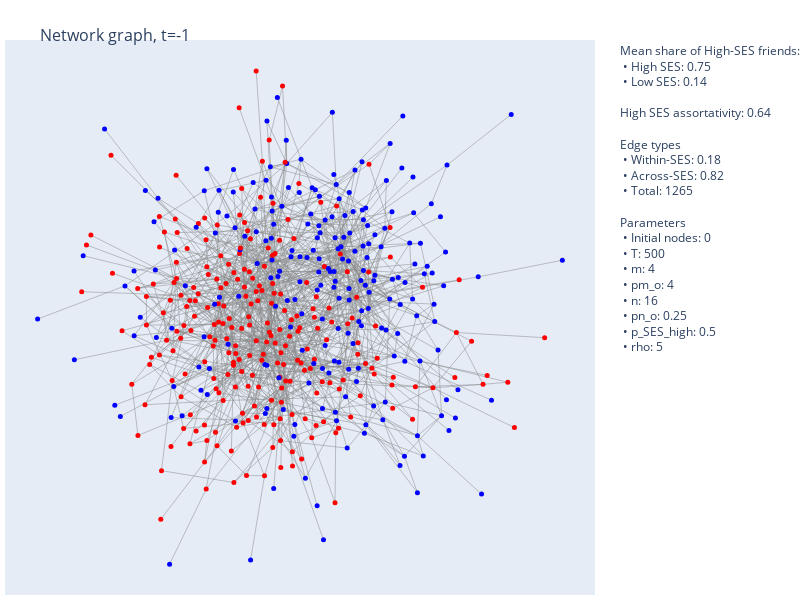

Here is the notebook cell this chart was saved with:
### Markdown cell above
### Plotly drawing

### Code cell
class plotly_sim_drawing(object):
    '''HELPER FUNCTIONS'''
    '''MODIFY THESE TO TAKE A SPECIFIC TIME INSTEAD'''
    # gets a tuple of arrays of edge positions
    def go_get_edge_positions(self, graph, graph_layout):

        edge_x = []
        edge_y = []

        for edge in graph.edges():
            x0, y0 = graph_layout[edge[0]]
            x1, y1 = graph_layout[edge[1]]
            edge_x.append(x0)
            edge_x.append(x1)
            edge_x.append(None)
            edge_y.append(y0)
            edge_y.append(y1)
            edge_y.append(None)


        return (edge_x, edge_y)

    # gets a edge trace based on a wanted layout and graph
    #to add color list later: https://stackoverflow.com/questions/62601052/option-to-add-edge-colouring-in-networkx-trace-using-plotly

    def go_get_edge_trace(self, graph, graph_layout):#, edge_color_list):
        edge_x, edge_y = self.go_get_edge_positions(graph, graph_layout)

        edge_trace = go.Scatter(
            x=edge_x, y=edge_y,
            hoverinfo=None,
            mode='lines',

            line=dict(
                width=0.5, 
                color='#888')
        )

        return edge_trace


    # returns a tuple with an array for each of x pos and y pos
    def go_get_node_positions(self, graph, graph_layout):

        node_x_list = []
        node_y_list = []

        for node in graph.nodes():
            node_x, node_y = graph_layout[node]
            node_x_list.append(node_x)
            node_y_list.append(node_y)


        return (node_x_list, node_y_list)

    # gets a node trace based on a wanted layout and graph
    def go_get_node_trace(self, graph, graph_layout, node_color_list, node_text):
        node_x, node_y = self.go_get_node_positions(graph, graph_layout)

        node_trace = go.Scatter(
            x=node_x, y=node_y,
            hoverinfo='text',
            mode='markers',
            text=node_text,
            #IDEA: add text for number of friends in each group

            marker=dict(
                size=5,
                color=node_color_list),
        )

        return node_trace


    def get_legend_text(self, simulation, graph):
        # share of H friends
        H_shares = simulation.helper_functions().average_neighbour_type_per_SES(graph)
        text_H_shares = f"Mean share of High-SES friends:<br> • High SES: {round(H_shares[0], 2)}<br> • Low SES: {round(H_shares[1], 2)}<br>"

        # attribute assortativity
        attr_assortativity = nx.assortativity.attribute_assortativity_coefficient(graph, 'SES_High')
        text_attr_assortativity = f"High SES assortativity: {round(attr_assortativity, 2)}"

        # edge types
        edge_type_counts = simulation.helper_functions().SES_edge_classifier_all(graph, return_counts = True)[2]
        within_count, cross_count = int(edge_type_counts[0][1]), int(edge_type_counts[1][1])
        total_count = within_count + cross_count
        text_edge_type_counts = f"<br>Edge types<br> • Within-SES: {round(within_count / total_count, 2)}<br> • Across-SES: {round(cross_count / total_count, 2)}<br> • Total: {total_count}"

        # parameters?
        text_parameters = f"<br>Parameters<br> • Initial nodes: {simulation.initial_n}<br> • T: {simulation.T}<br> • m: {simulation.m}<br> • pm_o: {simulation.m}<br> • n: {simulation.n}<br> • pn_o: {simulation.pn_o}<br> • p_SES_high: {simulation.p_SES_high}<br> • rho: {simulation.rho}"

        # combine everything
        final_text = '<br>'.join([text_H_shares, text_attr_assortativity, text_edge_type_counts, text_parameters])
        return final_text




    '''ACTUAL DRAWINGS'''

    # basic plotly draw
    def plotly_draw(self, simulation, t=-1, layout='spring', draw_largest_CC=True):
        graph = simulation.graph_history[t]

        # only draw the largest connected component (since there are always a few nodes with no connections which makes the graph ugly)
        if draw_largest_CC == True:
            largest_CC = max(nx.connected_components(graph), key=len)
            graph = graph.subgraph(largest_CC).copy()

        SES_list = list(simulation.helper_functions().get_select_node_attributes(graph, 'SES_High', graph.nodes()).values())
        SES_color_list = ['blue' if SES == 1 else 'red' for SES in SES_list]


        # node texts
        '''also add share of H/L neighbour and degree'''
        node_text = [str(i) + '_' + str(j) for i, j in zip(list(graph.nodes()), SES_list)]

        graph_layout = nx.spring_layout(graph, seed=42, scale=10) if layout =='spring' else nx.random_layout(graph)

        edge_trace = self.go_get_edge_trace(graph, graph_layout)
        node_trace = self.go_get_node_trace(graph, graph_layout, SES_color_list, node_text)


        # legend: parameters, realised values of a bunch of things
        legend_text = self.get_legend_text(simulation, graph)

        # actual figure
        fig = go.Figure(data=[edge_trace, node_trace],
                    layout=go.Layout(
                        title=f'<br>Network graph, t={t}',
                        titlefont_size=16,
                        showlegend=False,
                        hovermode='closest',
                        margin=dict(b=5,l=5,r=205,t=40),
                        annotations=[dict(
                            text=legend_text,
                            align='left',
                            showarrow=False,
                            xref="paper", yref="paper",
                            x=1.35, y=1)],
                        xaxis=dict(showgrid=False, zeroline=False, showticklabels=False),
                        yaxis=dict(showgrid=False, zeroline=False, showticklabels=False),
                        width=800, height=600)                      
                        )


        return fig


plotly_sim_drawing.plotly_draw(plotly_sim_drawing(), new_sim, -1, layout='spring', draw_largest_CC=True)

### Figure 1 — Plotly figure (JSON) as saved in the notebook; plotly's stock layout.template omitted (floating-point values rounded to 4 significant figures; data arrays with more than 128 entries replaced by an {"elided": "..."} marker saying what was removed)
{"data": [{"line": {"color": "#888", "width": 0.5}, "mode": "lines", "type": "scatter", "x": {"elided": "3795 float values"}, "y": {"elided": "3795 float values"}}, {"hoverinfo": "text", "marker": {"color": {"elided": "472 str values"}, "size": 5}, "mode": "markers", "text": {"elided": "472 str values"}, "type": "scatter", "x": {"elided": "472 float values"}, "y": {"elided": "472 float values"}}], "layout": {"annotations": [{"align": "left", "showarrow": false, "text": "Mean share of High-SES friends:<br> • High SES: 0.75<br> • Low SES: 0.14<br><br>High SES assortativity: 0.64<br><br>Edge types<br> • Within-SES: 0.18<br> • Across-SES: 0.82<br> • Total: 1265<br><br>Parameters<br> • Initial nodes: 0<br> • T: 500<br> • m: 4<br> • pm_o: 4<br> • n: 16<br> • pn_o: 0.25<br> • p_SES_high: 0.5<br> • rho: 5", "x": 1.35, "xref": "paper", "y": 1, "yref": "paper"}], "height": 600, "hovermode": "closest", "margin": {"b": 5, "l": 5, "r": 205, "t": 40}, "showlegend": false, "title": {"font": {"size": 16}, "text": "<br>Network graph, t=-1"}, "width": 800, "xaxis": {"showgrid": false, "showticklabels": false, "zeroline": false}, "yaxis": {"showgrid": false, "showticklabels": false, "zeroline": false}}}
